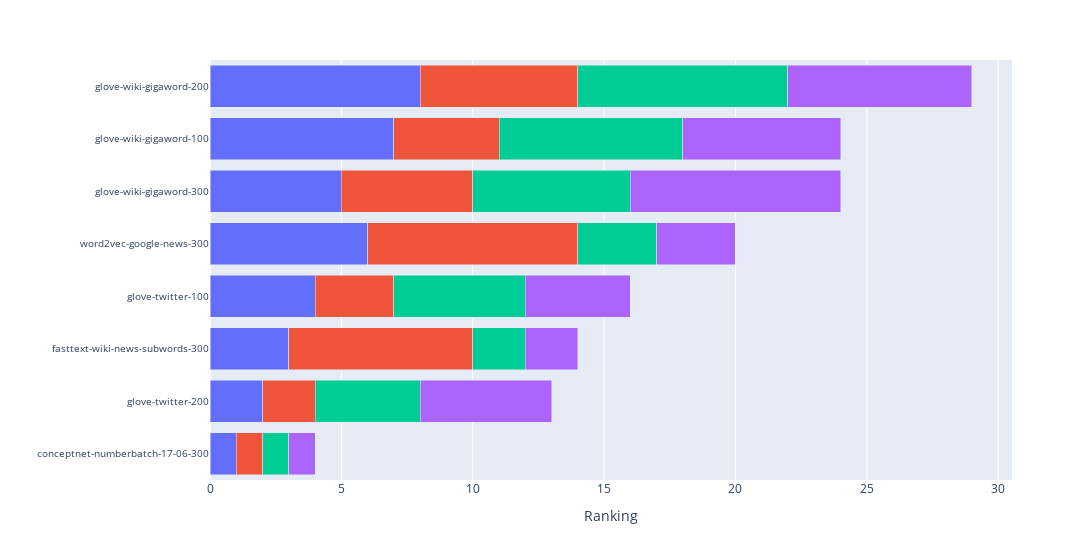

Notebook code for this chart:
### Code cell
ranking_plots[0].show()

### Figure 1 — Plotly figure (JSON) as saved in the notebook; plotly's stock layout.template omitted (floating-point values rounded to 4 significant figures)
{"data": [{"alignmentgroup": "True", "hoverlabel": {"namelength": 0}, "hovertemplate": "Metric=WEAT<br>Ranking=%{x}<br>Embedding model=%{y}", "legendgroup": "Metric=WEAT", "marker": {"color": "#636efa"}, "name": "WEAT", "offsetgroup": "Metric=WEAT", "orientation": "h", "showlegend": true, "textposition": "auto", "type": "bar", "x": [1, 3, 6, 5, 8, 7, 4, 2], "xaxis": "x", "y": ["conceptnet-numberbatch-17-06-300", "fasttext-wiki-news-subwords-300", "word2vec-google-news-300", "glove-wiki-gigaword-300", "glove-wiki-gigaword-200", "glove-wiki-gigaword-100", "glove-twitter-100", "glove-twitter-200"], "yaxis": "y"}, {"alignmentgroup": "True", "hoverlabel": {"namelength": 0}, "hovertemplate": "Metric=WEAT EZ<br>Ranking=%{x}<br>Embedding model=%{y}", "legendgroup": "Metric=WEAT EZ", "marker": {"color": "#EF553B"}, "name": "WEAT EZ", "offsetgroup": "Metric=WEAT EZ", "orientation": "h", "showlegend": true, "textposition": "auto", "type": "bar", "x": [1, 7, 8, 5, 6, 4, 3, 2], "xaxis": "x", "y": ["conceptnet-numberbatch-17-06-300", "fasttext-wiki-news-subwords-300", "word2vec-google-news-300", "glove-wiki-gigaword-300", "glove-wiki-gigaword-200", "glove-wiki-gigaword-100", "glove-twitter-100", "glove-twitter-200"], "yaxis": "y"}, {"alignmentgroup": "True", "hoverlabel": {"namelength": 0}, "hovertemplate": "Metric=RND<br>Ranking=%{x}<br>Embedding model=%{y}", "legendgroup": "Metric=RND", "marker": {"color": "#00cc96"}, "name": "RND", "offsetgroup": "Metric=RND", "orientation": "h", "showlegend": true, "textposition": "auto", "type": "bar", "x": [1, 2, 3, 6, 8, 7, 5, 4], "xaxis": "x", "y": ["conceptnet-numberbatch-17-06-300", "fasttext-wiki-news-subwords-300", "word2vec-google-news-300", "glove-wiki-gigaword-300", "glove-wiki-gigaword-200", "glove-wiki-gigaword-100", "glove-twitter-100", "glove-twitter-200"], "yaxis": "y"}, {"alignmentgroup": "True", "hoverlabel": {"namelength": 0}, "hovertemplate": "Metric=RNSB<br>Ranking=%{x}<br>Embedding model=%{y}", "legendgroup": "Metric=RNSB", "marker": {"color": "#ab63fa"}, "name": "RNSB", "offsetgroup": "Metric=RNSB", "orientation": "h", "showlegend": true, "textposition": "auto", "type": "bar", "x": [1, 2, 3, 8, 7, 6, 4, 5], "xaxis": "x", "y": ["conceptnet-numberbatch-17-06-300", "fasttext-wiki-news-subwords-300", "word2vec-google-news-300", "glove-wiki-gigaword-300", "glove-wiki-gigaword-200", "glove-wiki-gigaword-100", "glove-twitter-100", "glove-twitter-200"], "yaxis": "y"}], "layout": {"barmode": "stack", "legend": {"tracegroupgap": 0}, "margin": {"t": 60}, "showlegend": false, "width": 1200, "xaxis": {"anchor": "y", "domain": [0, 1], "title": {"text": "Ranking"}}, "yaxis": {"anchor": "x", "categoryorder": "total ascending", "domain": [0, 1], "tickfont": {"size": 10}, "title": {"text": ""}}}}
